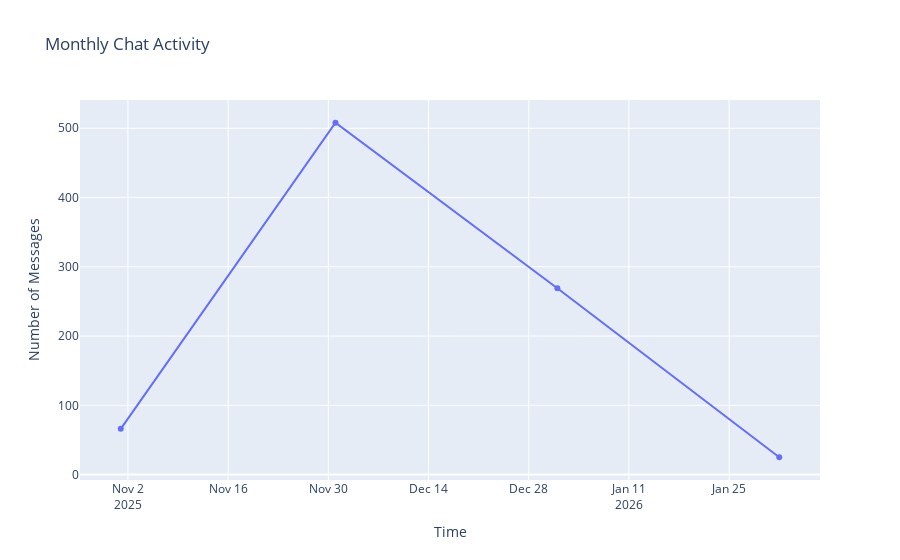

The notebook cell saved with this chart:
### Code cell
import plotly.express as px

fig = px.line(
    df_grouped,
    x='date',
    y='message',
    title='Monthly Chat Activity',
    markers=True
)

fig.update_layout(
    xaxis_title='Time',
    yaxis_title='Number of Messages'
)

fig.show()

### Figure 1 — Plotly figure (JSON) as saved in the notebook; plotly's stock layout.template omitted (floating-point values rounded to 4 significant figures)
{"data": [{"hovertemplate": "date=%{x}<br>message=%{y}<extra></extra>", "legendgroup": "", "line": {"color": "#636efa", "dash": "solid"}, "marker": {"symbol": "circle"}, "mode": "lines+markers", "name": "", "orientation": "v", "showlegend": false, "type": "scatter", "x": ["2025-11-01T00:00:00.000000000", "2025-12-01T00:00:00.000000000", "2026-01-01T00:00:00.000000000", "2026-02-01T00:00:00.000000000"], "xaxis": "x", "y": [66, 508, 269, 25], "yaxis": "y"}], "layout": {"legend": {"tracegroupgap": 0}, "title": {"text": "Monthly Chat Activity"}, "xaxis": {"anchor": "y", "domain": [0, 1], "title": {"text": "Time"}}, "yaxis": {"anchor": "x", "domain": [0, 1], "title": {"text": "Number of Messages"}}}}
